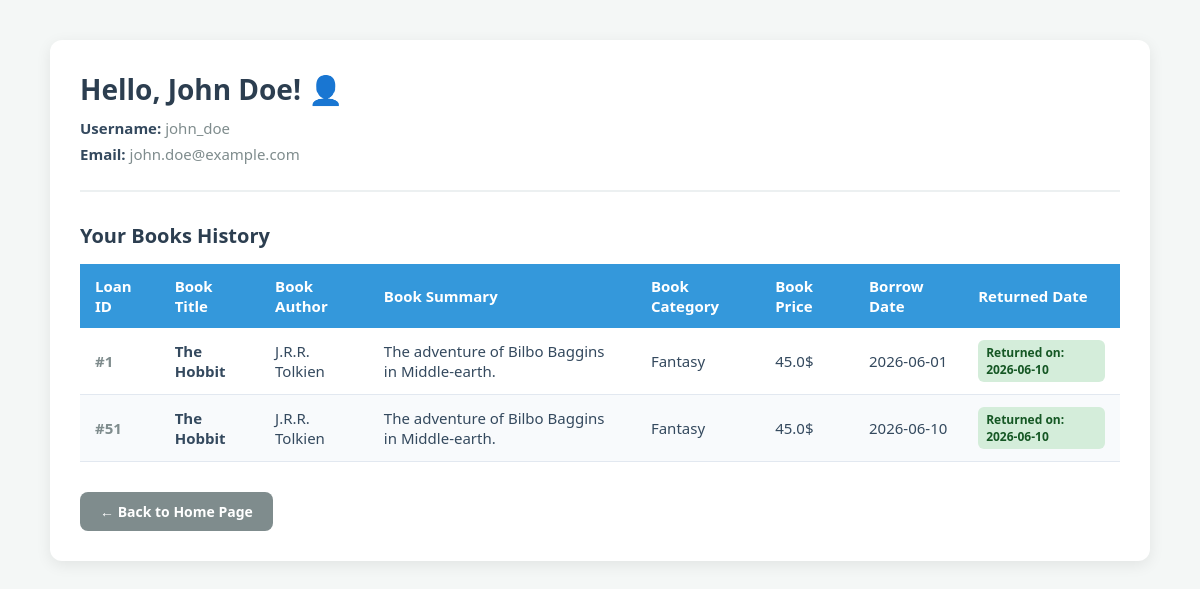
Before: /profile (signed in) with the older database file.
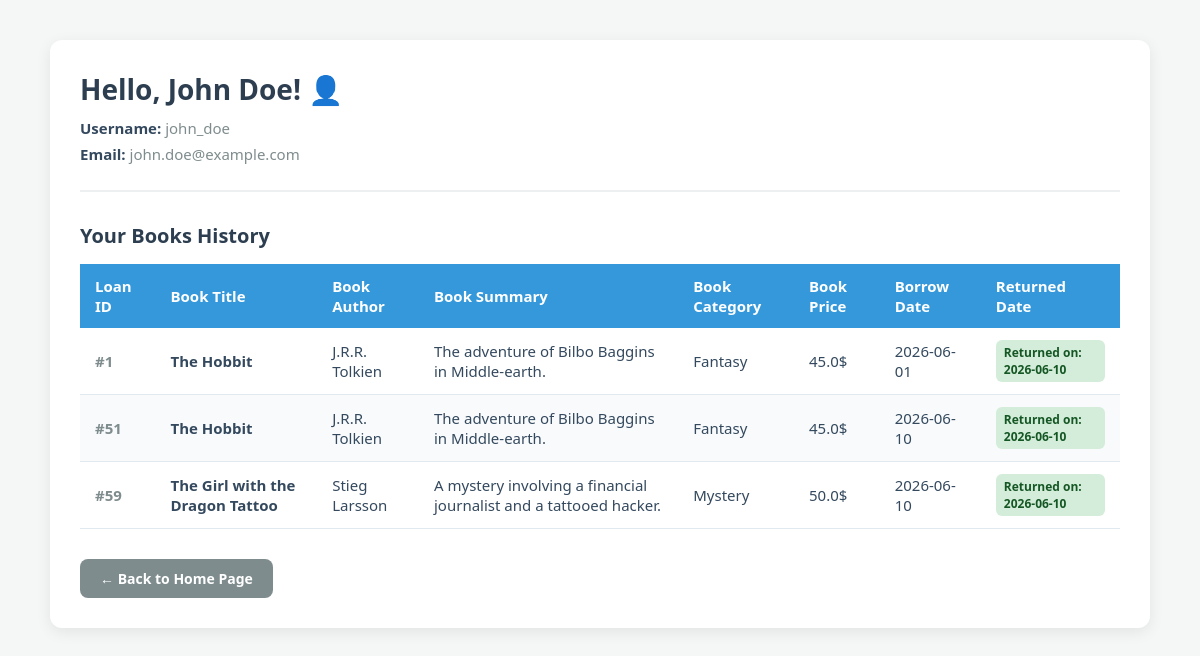
After: the same page with the newer database file.
### tables this page shows
CREATE TABLE Users (
    id_user INTEGER PRIMARY KEY,
    username TEXT UNIQUE NOT NULL,
    email TEXT UNIQUE NOT NULL,
    password TEXT NOT NULL, 
    full_name TEXT NOT NULL
);

CREATE TABLE Loans (
    id INTEGER PRIMARY KEY,
    id_user INTEGER NOT NULL,
    book_id INTEGER NOT NULL,
    borrow_date TEXT NOT NULL,       
    return_due_date TEXT NOT NULL,   
    actual_return_date TEXT,         
    FOREIGN KEY (id_user) REFERENCES Users(id_user),
    FOREIGN KEY (book_id) REFERENCES Books(id)
);

CREATE TABLE Books (
    id INTEGER PRIMARY KEY,
    title TEXT NOT NULL,
    author TEXT NOT NULL,
    summary TEXT,
    category TEXT,
    price REAL,
    rating REAL
);

### routers/users.py (the view)
@router.get("/profile")
def get_profile(request:Request):
    user_id = request.cookies.get("id_user")
    if user_id is None:
        return RedirectResponse(url="/", status_code=303)
    conn = sqlite3.connect("library.db")
    cursor = conn.cursor()
    cursor.execute(""" select full_name, username, email
                        from Users
                        where id_user = ?
                        """, (user_id,))
    user = cursor.fetchone()
    if user is None:
        return templates.TemplateResponse(request, "index.html", {"Message": "User not found"})
    cursor.execute(""" select l.id,
                              b.title,
                              b.author,
                              b.summary,
                              b.category,
                              b.price,
                              l.borrow_date,
                              l.actual_return_date
                        from Loans as l
                        inner join Books as b
                        on b.id = l.book_id
                        where l.id_user = ? """ ,(user_id,))
    books = cursor.fetchall()
    conn.close()
    return templates.TemplateResponse(request, "profile.html" ,
                                      {
                                        "full_name": user[0],
                                         "username": user[1],
                                          "email" : user[2],
                                           "books": books })

### templates/profile.html (shortened to what this page needs)
<!DOCTYPE html>
<html>
<head>
</head>
<body>
    <div class="profile-container">
        <div class="user-info">
            <h1>Hello, {{full_name}}! 👤</h1>
            <p><strong>Username:</strong> {{username}}</p>
            <p><strong>Email:</strong> {{email}}</p>
        </div>
        <h2>Your Books History</h2>
        {% if books %}
        <table>
            <thead>
                <tr>
                    <th>Loan ID</th>
                    <th>Book Title</th>
                    <th>Book Author</th>
                    <th>Book Summary</th>
                    <th>Book Category</th>
                    <th>Book Price</th>
                    <th>Borrow Date</th>
                    <th>Returned Date</th>
                </tr>
            </thead>
            <tbody>
                {% for book in books %}
                <tr>
                    <td><span style="color: #7f8c8d; font-weight: bold;">#{{book[0]}}</span></td>
                    <td><strong>{{book[1]}}</strong></td>
                    <td>{{book[2]}}</td>
                    <td>{{book[3]}}</td>
                    <td>{{book[4]}}</td>
                    <td>{{book[5]}}$</td>
                    <td>{{book[6]}}</td>
                    <td>
                        {% if book[7] %}
                            <span class="status-tag status-returned">Returned on: {{book[7]}}</span>
                        {% else %}
                            <form action="/loans/return-confirm" method="POST" class="return-form">
                                <input type="hidden" name="loan_id" value="{{ book[0] }}">
                                <input type="hidden" name="book_title" value="{{ book[1] }}">
                                <button type="submit" class="return-btn">↩️ Return Book</button>
                            </form>
                        {% endif %}
                    </td>
                </tr>
                {% endfor %}
            </tbody>
        </table>
        {% else %}
            <p class="no-history">No book history found for this account yet.</p>
        {% endif %}
        <a href="/" class="back-btn">← Back to Home Page</a>
    </div>
</body>
</html>

### templates/profile.html (style rules this page uses)
body { font-family: 'Segoe UI', Tahoma, Geneva, Verdana, sans-serif; background-color: #f4f7f6; margin: 0; padding: 40px 20px; color: #2c3e50; display: flex; flex-direction: column; align-items: center; }
.profile-container { background-color: white; padding: 30px; border-radius: 12px; box-shadow: 0 4px 15px rgba(0, 0, 0, 0.08); max-width: 1100px; width: 100%; box-sizing: border-box; }
.user-info { border-bottom: 2px solid #ecf0f1; padding-bottom: 20px; margin-bottom: 30px; }
.user-info h1 { margin: 0 0 10px 0; color: #2c3e50; font-size: 28px; }
.user-info p { margin: 6px 0; color: #7f8c8d; font-size: 15px; }
.user-info strong { color: #34495e; }
h2 { color: #2c3e50; font-size: 20px; margin-bottom: 15px; }
table { width: 100%; border-collapse: collapse; margin-top: 10px; font-size: 15px; text-align: left; }
th { background-color: #3498db; color: white; padding: 12px 15px; font-weight: 600; }
td { padding: 12px 15px; border-bottom: 1px solid #e2e8f0; color: #34495e; vertical-align: middle; }
tr:nth-child(even) { background-color: #f8fafc; }
.status-tag { padding: 4px 8px; border-radius: 6px; font-size: 12px; font-weight: bold; display: inline-block; }
.status-returned { background-color: #d4edda; color: #155724; }
.back-btn { display: inline-block; margin-top: 30px; background-color: #7f8c8d; color: white; text-decoration: none; padding: 10px 20px; border-radius: 8px; font-weight: bold; font-size: 14px; transition: background-color 0.3s ease; }

Changed rows visible on the page:
added Loans: id "59", title "The Girl with the Dragon Tattoo", author "Stieg Larsson", summary "A mystery involving a financial journalist and a tattooed hacker.", category "Mystery", price "50.0", borrow_date "2026-06-10", actual_return_date "2026-06-10"
